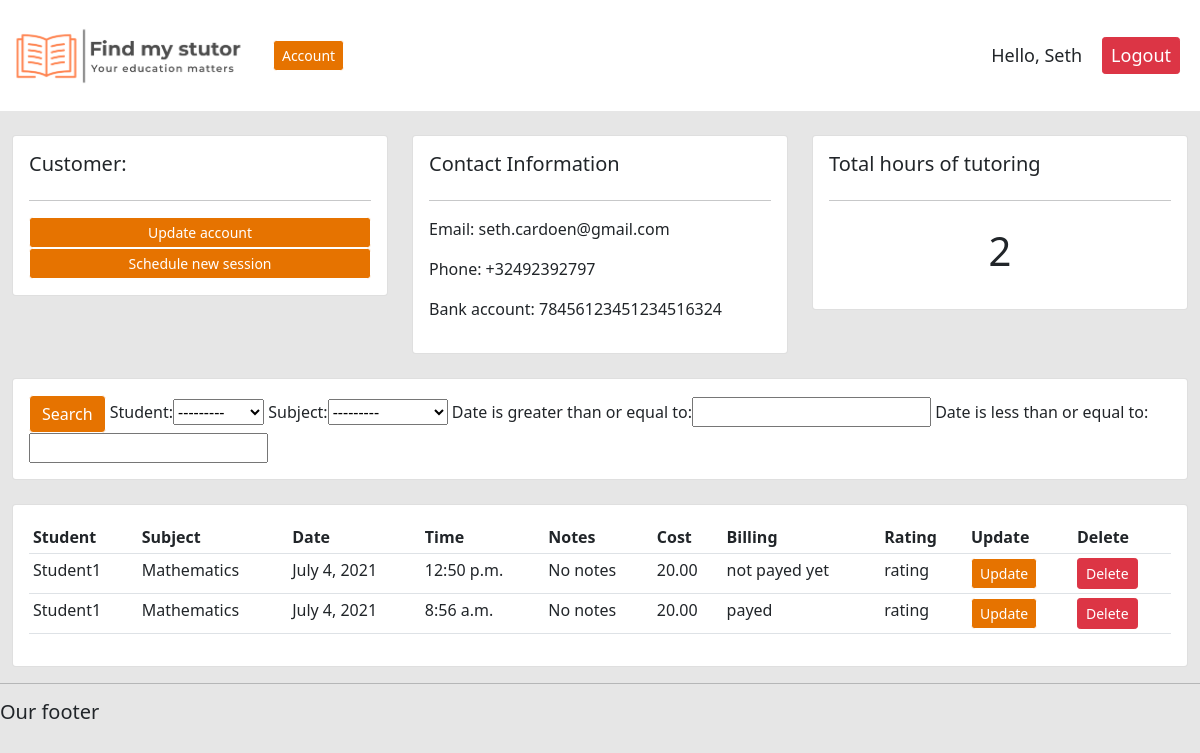
Page /tutor/1/ (signed in) on the committed database.
### stutor/models.py (models this page shows, shortened)
class tutor(models.Model):
    user = models.OneToOneField(User, null=True, blank=True, on_delete=models.CASCADE) #one to one, 1 tutor per user, en 1 user per tutor
    name = models.CharField(max_length=200, null=True)
    surname = models.CharField(max_length=200, null=True)
    age = models.PositiveSmallIntegerField(null=True)
    phone_number = PhoneNumberField(null=True, blank =True)
    email = models.EmailField(null=True)
    bank_account = models.CharField(max_length=20, null=True)
    date_created = models.DateTimeField(auto_now_add=True, null=True, blank=True)
    education_level = models.ForeignKey(education_level, on_delete=models.SET_NULL, null=True)
    subject = models.ForeignKey(subject, on_delete=models.SET_NULL, null=True)
    price_an_hour = MoneyField(decimal_places=2, default=0, default_currency='EUR', max_digits=11, null=True)
    profile_picture = models.ImageField(null=True, blank=True, default="defaultprofilepicture.jpg")

class subject(models.Model):
    subject = models.CharField(max_length=300)
    def __str__(self):
        return self.subject

class session(models.Model):
    date = models.DateField(default=datetime.now)
    time = models.TimeField(auto_now=False, auto_now_add=False)
    student = models.ForeignKey(student, null=True, on_delete=models.SET_NULL)
    subject = models.ForeignKey(subject, on_delete=models.SET_NULL, null=True)
    tutor = models.ForeignKey(tutor, null=True, on_delete=models.SET_NULL)
    notes = models.FileField(null=True, blank=True, default="No notes")
    description = models.CharField(max_length=300, null=True, blank=True, default="No description")
    price_an_hour = MoneyField(decimal_places=2, default=0, default_currency='EUR', max_digits=11, null=True)
    current_status = models.ForeignKey(status, on_delete=models.SET_NULL, null=True)

class student(models.Model):
    name = models.CharField(max_length= 200, null=True)
    surname = models.CharField(max_length=200, null=True)
    age = models.PositiveSmallIntegerField(null=True)
    phone_number = PhoneNumberField(null=True, blank = True)
    email = models.EmailField(null=True)
    date_created = models.DateTimeField(auto_now_add=True, null=True)
    education_level = models.ForeignKey(education_level, on_delete=models.SET_NULL, null=True)
    subject = models.ForeignKey(subject, on_delete=models.SET_NULL, null=True)
    def __str__(self):
        return self.name

class status(models.Model):
    current_status = models.CharField(max_length=300, null=True)
    def __str__(self):
        return self.current_status

### stutor/decorators.py (the view)
        def wrapper_func(request,*args, **kwargs):
            group = None
            if request.user.groups.exists():
                group = request.user.groups.all()[0].name # group krijgt de waarde van de group waar de user in zit
            if group in allowed_roles:  #als de group toegang heeft --> render the view
                return view_func(request,*args, **kwargs)
            else:
                return HttpResponse('You are not authorized to view this page')

### stutor/views.py (called while the page is built)
@login_required(login_url='login')
@allowed_users(allowed_roles=['admin', 'tutor'])
def tutor_page(request, pk_tutor):
    tuto_spe = tutor.objects.get(id=pk_tutor)
    email = tuto_spe.email #atribute opvragen van de classe zelf
    phone = tuto_spe.phone_number
    bac = tuto_spe.bank_account
    session = tuto_spe.session_set.all()
    ses_count = session.count()
    tutor_page_filter = session_filter(request.GET, queryset=session) #trow the data in the filter --> filter
    session = tutor_page_filter.qs # output the filtered data --> redefine it
    all = {
        'tuto_spe': tuto_spe,
        'email': email,
        'phone': phone,
        'bac': bac,
        'session': session,
        'ses_count': ses_count,
        'tutor_page_filter': tutor_page_filter,
    }
    return render(request, 'stutor/tutor.html', all)

### stutor/templates/stutor/tutor.html (shortened to what this page needs)
{% extends 'stutor/main.html'%}
{% block content %}
<br>
<div class="row">
	<div class="col-md">
		<div class="card card-body">
			<h5>Customer:</h5>
			<hr>
			<a class="btn btn-primary  btn-sm btn-block" href="">Update account</a>
			<a class="btn btn-primary  btn-sm btn-block" href="{% url 'create_session' tuto_spe.id %}">Schedule new session</a>
		</div>
	</div>
	<div class="col-md">
		<div class="card card-body">
			<h5>Contact Information</h5>
			<hr>
			<p>Email: {{email}}</p>
			<p>Phone: {{phone}}</p>
            <p>Bank account: {{bac}}</p>
		</div>
	</div>
	<div class="col-md">
		<div class="card card-body">
			<h5>Total hours of tutoring</h5>
			<hr>
			<h1 style="text-align: center;padding: 10px">{{ses_count}}</h1>
		</div>
	</div>
</div>
<br>
<div class="row">
	<div class="col">
		<div class="card card-body">
			<form method="get">
		    <button class="btn btn-primary" type="submit">Search</button>
				{{tutor_page_filter.form}}
		  </form>
		</div>
	</div>
</div>
<br>
<div class="row">
	<div class="col-md">
		<div class="card card-body">
			<table class="table table-sm">
				<tr>
					<th>Student</th>
                    <th>Subject</th>
					<th>Date</th>
					<th>Time</th>
					<th>Notes</th>
					<th>Cost</th>
					<th>Billing</th>
					<th>Rating</th>
					<th>Update</th>
					<th>Delete</th>
				</tr>
				{% for i in session %}
				<tr>
					<td>{{i.student}}</td>
					<td>{{i.subject}}</td>
					<td>{{i.date}}</td>
					<td>{{i.time}}</td>
					<td>{{i.notes}}</td>
					<td>{{i.price_an_hour}}</td>
					<td>{{i.current_status}}</td>
					<td>rating</td>
					<td> <a class="btn btn-primary  btn-sm btn-block" href="{% url 'update_session' i.id %}">Update</a> </td>
					<td> <a class="btn btn-danger  btn-sm btn-block" href="{% url 'delete_session' i.id %}">Delete</a> </td>
				{% endfor %}
			</table>
		</div>
	</div>
</div>
{% endblock%}

### stutor/templates/stutor/navbar.html (shortened to what this page needs)
{% load static %}
<nav class="navbar navbar-expand-lg navbar-light" style="background-color: #ffffff;">
  <a class="navbar-brand" href="#"> <img src="{% static 'images/logo.png' %}" style="height:85px;" > </a>
  <div class="collapse navbar-collapse" id="navbarNav">
    <ul class="navbar-nav">
      {% if request.user.is_staff %}
      <li class="nav-item active">
        <a class="nav-link" href="{% url 'home' %}">Dashboard</a>
      </li>
      <li class="nav-item">
        <a class="nav-link" href="{% url 'student' %}">Students</a>
      </li>
      {% else %}
      <li class="nav_item">
        <a class="btn btn-primary  btn-sm btn-block", href="{% url 'account' %}">Account</a>
      </li>
    </ul>
      {% endif %}
  </div>
  <span class="hello-msg">Hello, {{request.user}}</span>
  <span> <a class="btn btn-danger  btn-sm btn-block hello-msg" href="{% url 'logout' %}">Logout</a> </span>
</nav>

### static/CSS/main.css (style rules this page uses)
body { background-color: #e6e6e6 }

### stutor/templates/stutor/navbar.html (style rules this page uses)
.hello-msg { font-size: 18px; margin-right: 20px; }

### rows in the picture
tutor: email "seth.cardoen@gmail.com", phone_number "+32492392797", bank_account "78456123451234516324"
subject: subject "---------"
session: student "Student1", subject "Mathematics", date "July 4, 2021", time "12:50 p.m.", notes "No notes", price_an_hour "20.00", current_status "not payed yet"
session: student "Student1", subject "Mathematics", date "July 4, 2021", time "8:56 a.m.", notes "No notes", price_an_hour "20.00", current_status "payed"

### other values in the picture
{{ request.user }} "Seth"
{{ ses_count }} "2"
